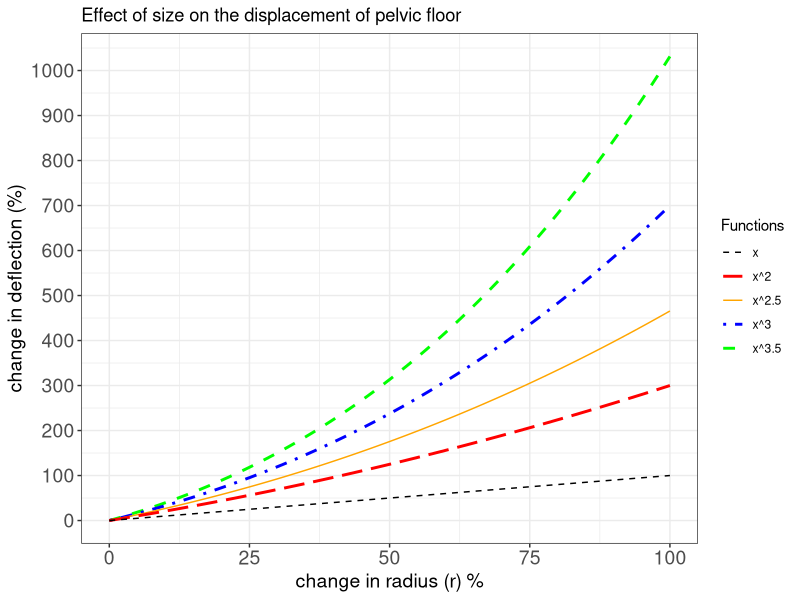

Recreate this plot in R.
library(ggplot2)

# r^{3.5}
eqx3.5 = function(x){(((x)/100+1)^3.5 - 1) * 100}
# r^{3}
eqx3 = function(x){(((x)/100+1)^3 - 1) * 100}
# r^{2}
eqx2 = function(x){(((x)/100+1)^2 - 1) * 100}
# r^{2.5}
eqx2.5 = function(x){(((x)/100+1)^2.5 - 1) * 100}
# linear r
eqx  = function(x){(((x)/100+1) - 1) * 100}

# Line plot with error bar
p <- ggplot(data.frame(x=seq(0, 100, 1)), aes(x=x), ymin = 1.0) +
     stat_function(fun=eqx3.5,  geom="line", size = 1, linetype="dashed", aes(colour = "x^3.5")) +
     stat_function(fun=eqx3,  geom="line", size = 1, linetype="dotdash", aes(colour = "x^3")) +
     stat_function(fun=eqx2.5,  geom="line", aes(colour = "x^2.5")) +
     stat_function(fun=eqx2,  geom="line", size = 1, linetype="longdash", aes(colour = "x^2")) +
     stat_function(fun=eqx,  geom="line", size = 0.5, linetype="dashed", aes(colour = "x")) +
     scale_colour_manual("Functions", values = c("black", "red", "orange", "blue", "green")) +
     theme_bw() + scale_y_continuous(breaks = seq(0.0, 1200.0, 100.0)) + 
     # Specify axis labels
     labs(x = "change in radius (r) %", y = "change in deflection (%)", title="Effect of size on the displacement of pelvic floor") +
     # Font size
     theme(axis.text=element_text(size=14), axis.title=element_text(size=14))

# Save file and scale axis
ggsave("pelvic-floor.pdf",p)

